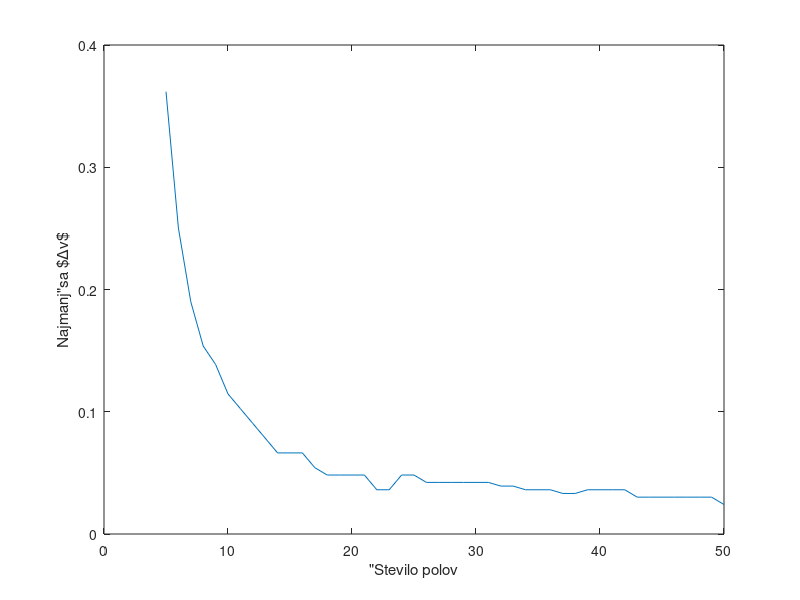

Write the MATLAB code that produced this figure.
pkg load tsa

function [S,P] = mem(Podatki, K, F)
    N = max(size(Podatki));
    [AR,RC,PE] = durlev(acovf(Podatki, K));

    P = ar2poly(AR);

    x = 1:N;
    z = exp(-2*pi*i*x/N);
    S = 1 ./ abs(polyval(P,z)).^2;
    
    S = S .* mean(F ./ S, "h");
	S = S(1:N/2);
    P = ar2poly(AR);

endfunction

function [D,n] = podatki(P)
	n = max(size(P));
	m = min(size(P));
	D = P;
	if (m > 1)
		D = D(m,:);
		co = polyfit(1:n, D, 1);
		D = D - polyval(co, 1:n);
	endif
endfunction

function naredi(Ime)
	[D, n] = podatki(dlmread([Ime ".dat"])');

    F = abs(fft(D)).^2;
	
	x = 1:n/2;
	
    semilogy(x, F(x), x, mem(D,30,F), x, mem(D,20,F), x, mem(D,10,F));
    legend("Podatki", "$m=30$", "$m=20$", "$m=10$");
    print("-depslatex", "-S640,480", ["g_" Ime "_psd.tex"])
endfunction

function L = loci(Frekvence, m)
	n = 512;
	x = 1:n;
	y = sum(sin(Frekvence' * x), 1);
	for f = Frekvence
		y = y + sin(f * x);
	endfor
	F = abs(fft(y)).^2;
	[S,P] = mem(y,m,F);
	E = [];
	for i = 2:255
		if ( (S(i-1) > S(i)) == (S(i+1) > S(i)) && S(i) > 10)
			E = [E S(i)];
		endif
	endfor
	L = (size(E,2) > 2);
endfunction

function plotroots(Ime)
	[D, n] = podatki(dlmread([Ime ".dat"])');
	K = 20;

	[S,P] = mem(D, K, abs(fft(D).^2));
	R = roots(P);

    x = 1:n;
    z = exp(-2*pi*i*x/n);

	plot(real(R), imag(R), "x", real(z), imag(z), "-");
	legend("Poli", "Enotska kro\"znica")
    print("-depslatex", "-S640,480", ["g_" Ime "_roots.tex"])
endfunction

function napoved(Ime)
	[D,n] = podatki(dlmread([Ime ".dat"])');
	h = floor(n/2)
	hD = D(1:h);
	m = min(size(D));
	F = abs(fft(hD).^2);
	K = [30 20 10];
	
	Napoved = [];
	for k = K
		[S,P] = mem(hD, k, F);
		P = poly2ar(P);
		N = D;
		for i = 1:h
			N(h+i) = N(h+i-1:-1:h+i-k) * P';
		endfor
		Napoved = [Napoved; N(h+1:n)];
	endfor

	
	M = n;
	x = h+1:M;
	I = 1:M-h;

	plot(1:M, D(1:M), x, Napoved(1,I), x, Napoved(2,I), x, Napoved(3,I));
    legend("Podatki", "$m=30$", "$m=20$", "$m=10$");
    print("-depslatex", "-S640,480", ["g_" Ime "_napoved.tex"])
endfunction

function prva()
	naredi("val2");
	naredi("val3");
	naredi("co2");
	plotroots("co2");
endfunction

function napovedi()
	napoved("val2");
	napoved("val3");
	napoved("co2");
endfunction

function L = locljivosti()
	L = zeros(1,50);
	f1 = 0.2;
	for m = 5:50
		for f2 = linspace(f1, f1 + 0.6, 200)
			if (loci([f1, f2], m))
				L(m) = f2 - f1;
				break;
			endif
		endfor
	endfor

	x = 5:50;
	plot(x, L(x));
	xlabel("\"Stevilo polov");
	ylabel("Najmanj\"sa $\\Delta\\nu$")
    print("-depslatex", "-S640,480", ["g_loc.tex"]);
endfunction

locljivosti();